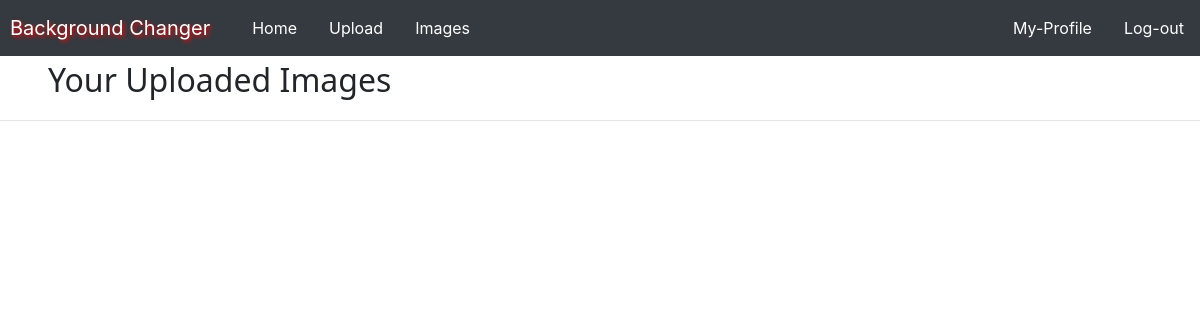
Page /images (signed in) on the earlier database version.
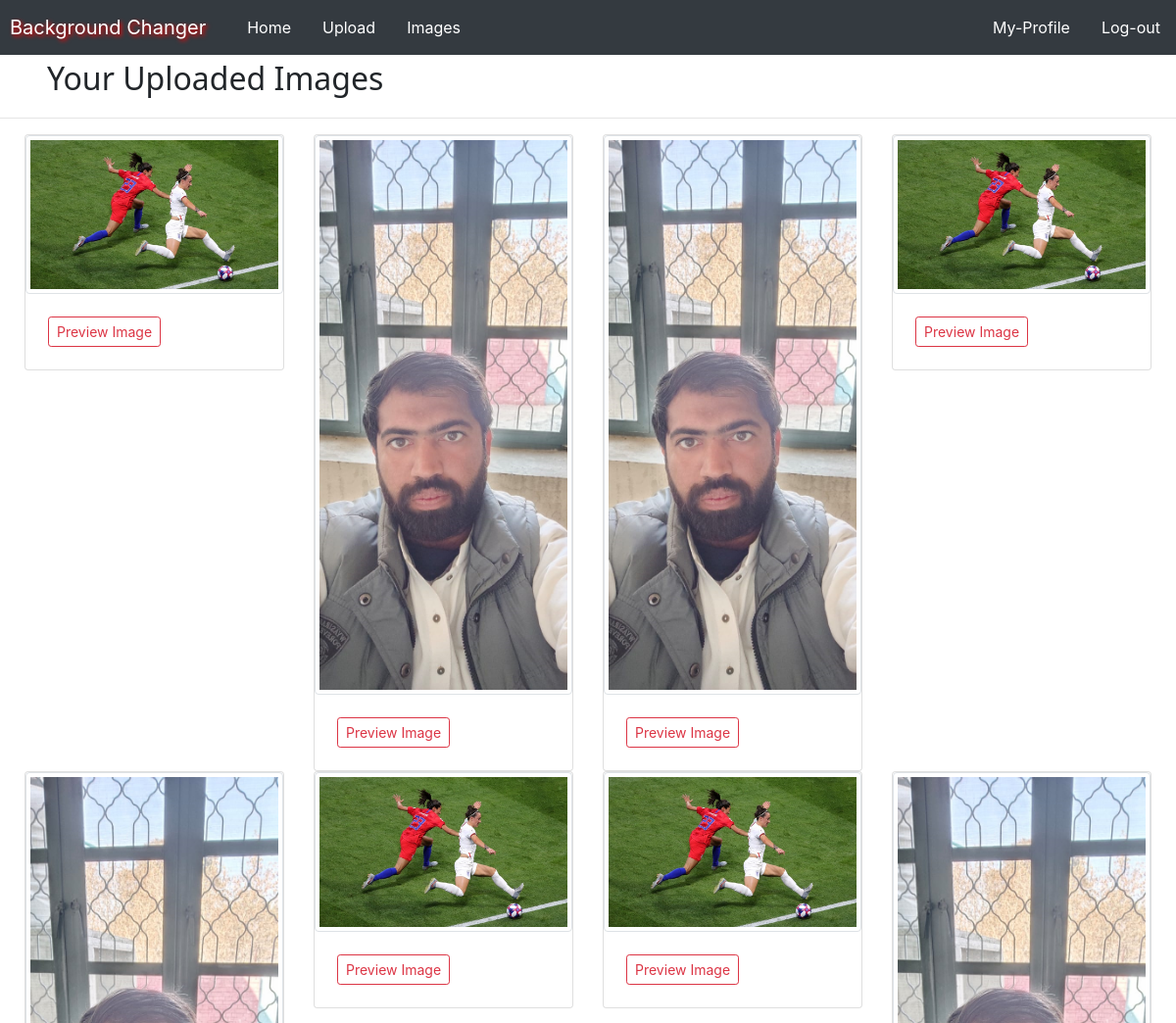
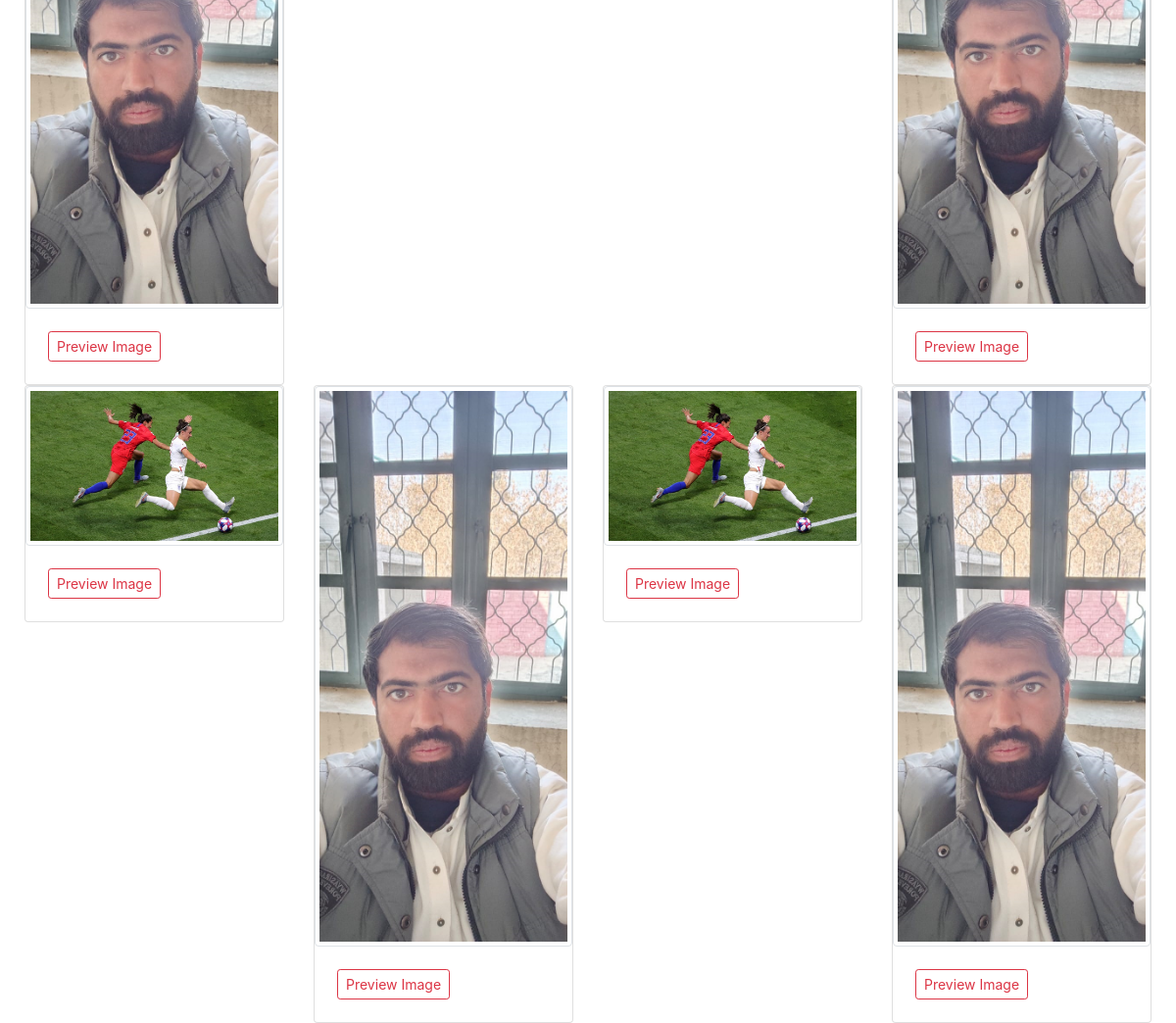
Same page on the later database version (2 pictures, top to bottom).
### ImageApp/models.py (models this page shows, shortened)
class Images(models.Model):
    user_name = models.ForeignKey('auth.User', on_delete=models.CASCADE,default=1)
    image = models.ImageField(upload_to='uploads/')

### ImageApp/views.py (the view)
# urls.py: path('images',views.ImagesView,name='images'),
@login_required
def ImagesView(request):
    data = Images.objects.all().filter(user_name=request.user)
    if len(data)!=0:
        context = {
            'images_data' : data,
            }
        return render(request, 'ImageApp/images.html', context)
    else:
        return render(request, 'ImageApp/images.html', {})

### ImageApp/templates/ImageApp/images.html (shortened to what this page needs)
{% extends 'base.html' %}
{% block content %}
    <div class="PageCustomHeading ml-5" align="left">Your Uploaded Images</div>
    <hr>
    <div class="row p-row">
            {% for img in images_data %}
            <div class="col-sm-3">
                <div class="card">
                    <img src="{{img.image.url}}" width="300" height="300" alt="image" class="rounded img-fluid img-thumbnail" id="image-{{forloop.counter}}">
                    <div class="card-body">
                      <button class="btn btn-outline-danger btn-sm thumb-img" name="image-{{forloop.counter}}"> Preview Image</button>
                    </div>
                </div>
            </div>
            {% endfor %}
    </div>
{% endblock content %}

### templates/base.html (shortened to what this page needs)
{% load static %}
<!DOCTYPE html>
<html lang="en">
<head>
    <link rel="stylesheet" href="{% static 'bootstrap4/css/bootstrap.min.css' %}">
    <link rel="stylesheet" href="{% static 'customs/mystyle.css' %}">
</head>
<body onload="brython()">
{% include 'navbar.html' %}
      {% block content %}
      {% endblock content %}
</body>
</html>

### templates/navbar.html (shortened to what this page needs)
<nav class="navbar navbar-expand-md navbar-dark bg-dark sticky-top" id="navbar-custom">
    <a class="navbar-brand" id="n-brand" href="{% url 'home' %}">Background Changer</a>
    <div class="navbar-collapse collapse hide" id="navb">
      <ul class="navbar-nav">
        <li class="nav-item">
          <a class="nav-link active" href="{% url 'home' %}">Home</a>
        </li>
        {% if user.is_authenticated %}
        <li class="nav-item">
          <a class="nav-link active" href="{% url 'upload' %}">Upload</a>
        </li>
        <li class="nav-item">
          <a class="nav-link active" href="{% url 'images' %}">Images</a>
        </li>
        {% endif %}
      </ul>
      <ul class="nav navbar-nav ml-auto">
          {% if user.is_authenticated %}
          <li class="nav-item">
            <a class="nav-link" href="{% url 'profile' %}">My-Profile</a>
          </li>
          <li class="nav-item">
            <a class="nav-link" href="{% url 'logout' %}">Log-out</a>
          </li>
          {% endif %}
      </ul>
    </div>
  </nav>

### static/customs/mystyle.css (style rules this page uses)
html, body { background-image: white; margin: 0; height: 100%; }
#navbar-custom { padding: 0px; }
#navbar-custom .navbar-nav .nav-link { color: white; margin: 1px; padding: 15px; transition: background-color 0.1s,color 0.4s; }
#n-brand { padding:10px; color: white; text-shadow: 2px 2px 4px red; }
.p-row { margin: 10px 10px; }
.card { background-color: white; transition: background-color 1s; }
.thumb-img { margin:3px; }
.PageCustomHeading { font-size: 200%; font-weight: lighter; font-family:'Segoe UI', Tahoma, Geneva, Verdana, sans-serif; }

Differences in the rows shown:
added Images: image (picture)
added Images: image (picture)
added Images: image (picture)
added Images: image (picture)
added Images: image (picture)
added Images: image (picture)
added Images: image (picture)
added Images: image (picture)
added Images: image (picture)
added Images: image (picture)
added Images: image (picture)
added Images: image (picture)
